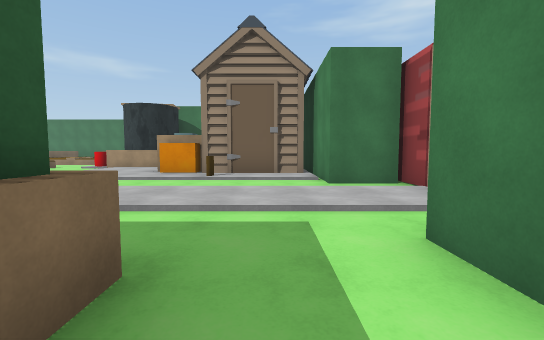
View 1 (above)

17 first-person views from a walk through a Unity game level. The camera is 1.3 m above the floor, tilts 4° down and sees 90° across. The floor is counted in squares, 2 m on a side. Each view is taken from the middle of a square. On the plan, view 1 faces up. The plan holds only what a view shows up to about 9 squares ahead; the rest is blank. The place goes on beyond the plan. Some surface patterns are stand-ins.

View 2
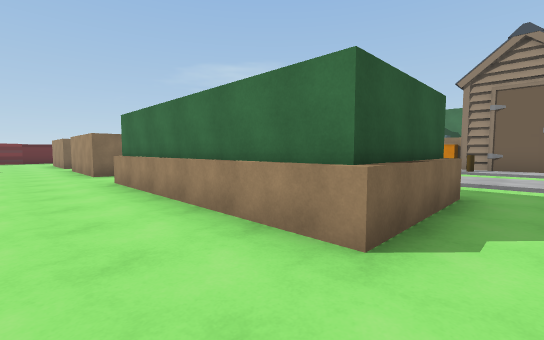

View 3
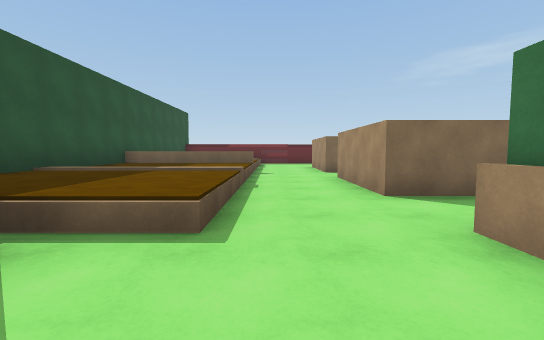

View 4
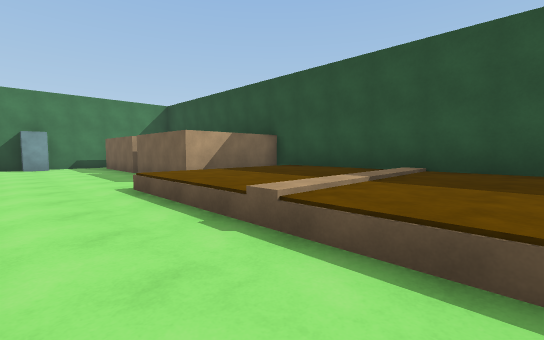

View 5
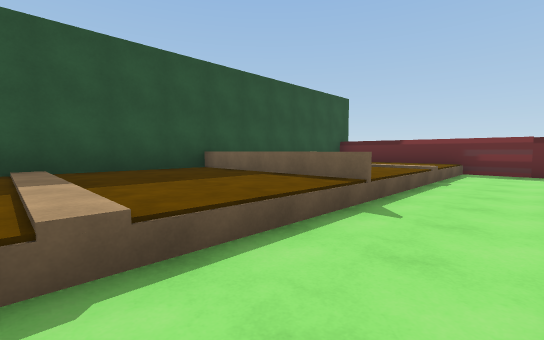

View 6
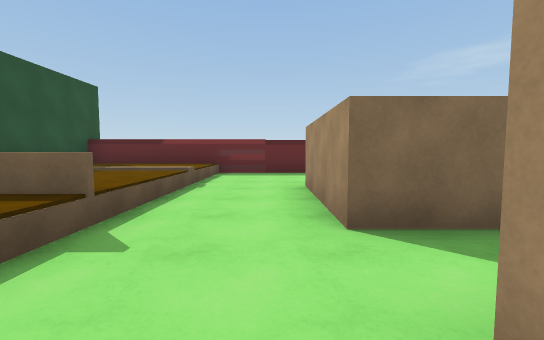

View 7
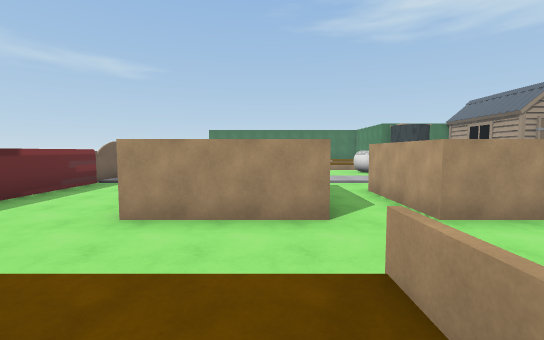

View 8
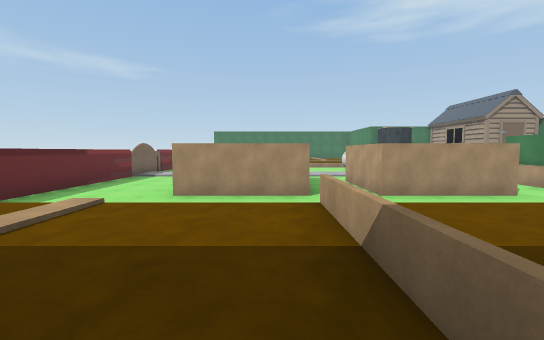

View 9
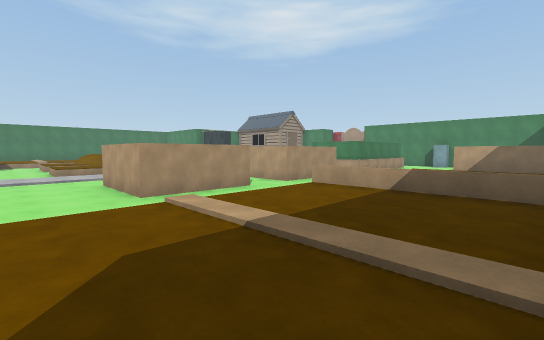

View 10
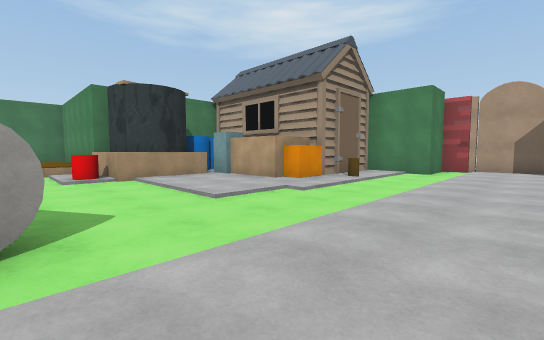

View 11
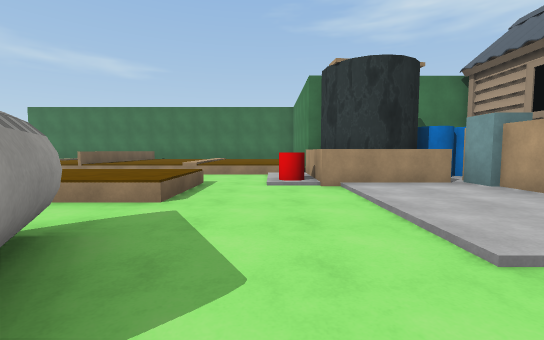

View 12
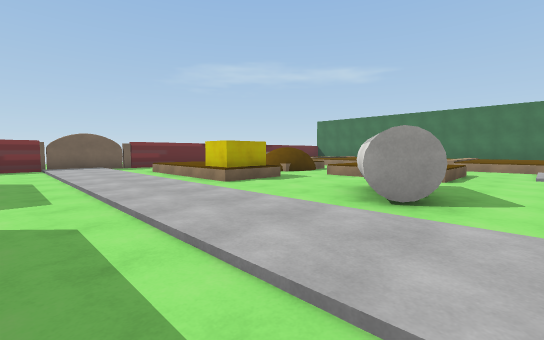

View 13
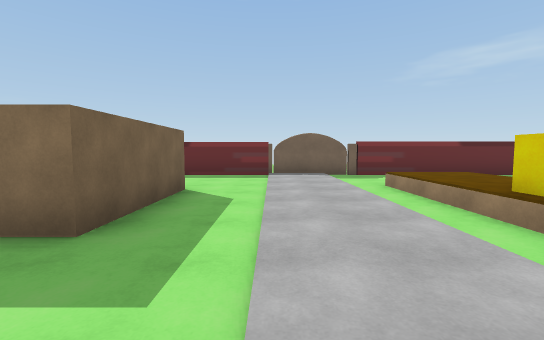

View 14
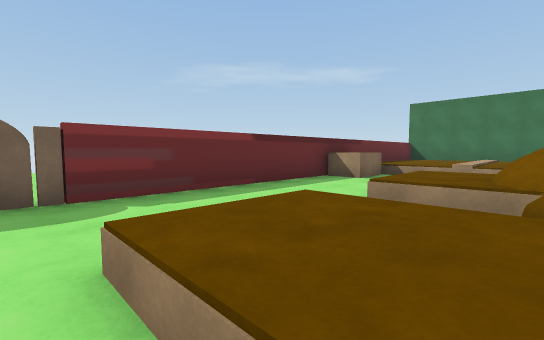

View 15
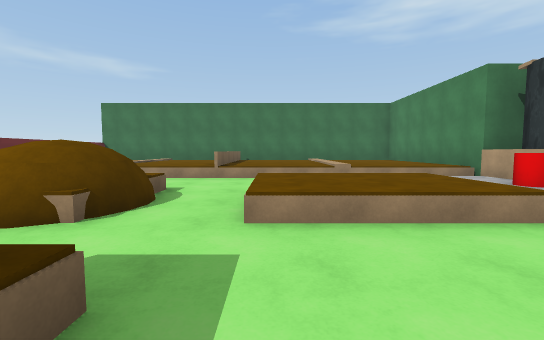

View 16
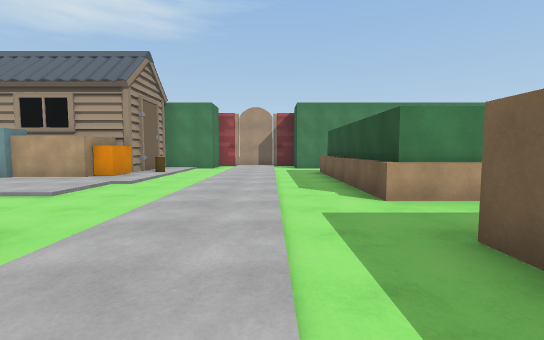

View 17
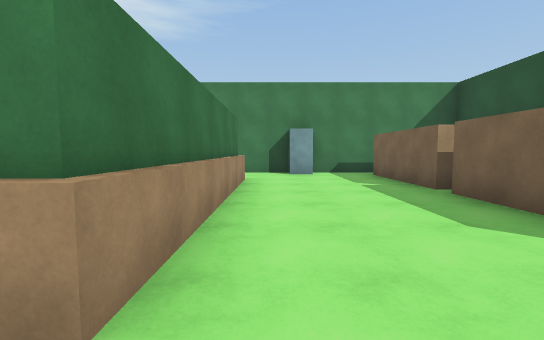

### Floor plan
Key: @ floor where view 1 was taken; # wall or solid block; . main floor; : floor 0.25 m higher than the main floor; + floor 0.5 m higher than the main floor; / step, stairs or slope; = window, fence, low wall or low ledge; ^ raised ledge; O other object.
Columns run from 21 left of view 1 to 3 right of it. Each row starts with its distance up from view 1.
 15     ^^^^^^^^^^^#
 14    ^^^^^^^^^^^^#
 13    ^^^^^^^^^^^^##
 12    OO   ... ../^  OOO
 11    #.   ...  ./O OOOO
 10    #..^ ^.+++./^#^O O
  9    #..^^^.+++...::# O  #
  8    #............::##OO #
  7    #..^^ O..O...:::O:::#
  6    #..^^OO..OO...///O//##
  5 ^^#.....................#
  4   #/::::::::::::::::::::#
  3   #/////////////////////#
  2    #...................##
  1    #..###..###.######..#
  0    #..###..###.######@ #
 -1    #..###..###.######..#
 -2    #...................#
 -3    #..................O#
 -4    ^+++++=+++++/.......#
 -5    ^+++++=+++++/######.#
 -6    ^+++++=+++++/#
 -7    ^+++++=+++++/#
 -8   ^##############

Positions as (right, up) in squares from view 1, and headings:
1: (0, 0), facing up
2: (0, -3), facing up-left
3: (-4, -3), facing left
4: (-11, -2), facing down-right
5: (-9, -2), facing down-left
6: (-10, -2), facing left
7: (-13, -5), facing up
8: (-13, -7), facing up
9: (-17, -7), facing up-right
10: (-8, 3), facing up-right
11: (-7, 5), facing up
12: (-7, 2), facing up-left
13: (-10, 3), facing left
14: (-14, 5), facing up-left
15: (-11, 6), facing up
16: (-10, 3), facing right
17: (-7, -2), facing right
